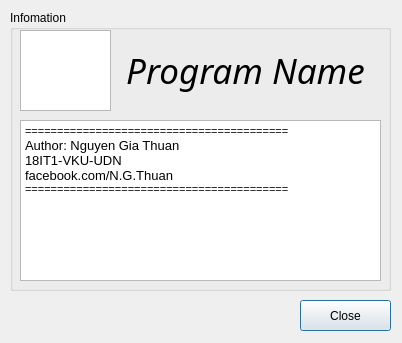
<?xml version="1.0" encoding="UTF-8"?>
<ui version="4.0">
 <class>Dialog_About</class>
 <widget class="QDialog" name="Dialog_About">
  <property name="geometry">
   <rect>
    <x>0</x>
    <y>0</y>
    <width>402</width>
    <height>343</height>
   </rect>
  </property>
  <property name="windowTitle">
   <string>Dialog</string>
  </property>
  <widget class="QPushButton" name="pushButton_Close">
   <property name="geometry">
    <rect>
     <x>300</x>
     <y>300</y>
     <width>91</width>
     <height>31</height>
    </rect>
   </property>
   <property name="text">
    <string>Close</string>
   </property>
  </widget>
  <widget class="QGroupBox" name="groupBox">
   <property name="geometry">
    <rect>
     <x>10</x>
     <y>10</y>
     <width>381</width>
     <height>281</height>
    </rect>
   </property>
   <property name="title">
    <string>Infomation</string>
   </property>
   <widget class="QTextEdit" name="textEdit">
    <property name="geometry">
     <rect>
      <x>10</x>
      <y>110</y>
      <width>361</width>
      <height>161</height>
     </rect>
    </property>
    <property name="readOnly">
     <bool>true</bool>
    </property>
    <property name="html">
     <string>&lt;!DOCTYPE HTML PUBLIC &quot;-//W3C//DTD HTML 4.0//EN&quot; &quot;http://www.w3.org/TR/REC-html40/strict.dtd&quot;&gt;
&lt;html&gt;&lt;head&gt;&lt;meta name=&quot;qrichtext&quot; content=&quot;1&quot; /&gt;&lt;style type=&quot;text/css&quot;&gt;
p, li { white-space: pre-wrap; }
&lt;/style&gt;&lt;/head&gt;&lt;body style=&quot; font-family:'MS Shell Dlg 2'; font-size:8.25pt; font-weight:400; font-style:normal;&quot;&gt;
&lt;p style=&quot; margin-top:0px; margin-bottom:0px; margin-left:0px; margin-right:0px; -qt-block-indent:0; text-indent:0px;&quot;&gt;&lt;span style=&quot; font-size:8pt;&quot;&gt;=========================================&lt;/span&gt;&lt;/p&gt;
&lt;p style=&quot; margin-top:0px; margin-bottom:0px; margin-left:0px; margin-right:0px; -qt-block-indent:0; text-indent:0px;&quot;&gt;&lt;span style=&quot; font-size:10pt;&quot;&gt;Author: Nguyen Gia Thuan&lt;/span&gt;&lt;/p&gt;
&lt;p style=&quot; margin-top:0px; margin-bottom:0px; margin-left:0px; margin-right:0px; -qt-block-indent:0; text-indent:0px;&quot;&gt;&lt;span style=&quot; font-size:10pt;&quot;&gt;18IT1-VKU-UDN&lt;/span&gt;&lt;/p&gt;
&lt;p style=&quot; margin-top:0px; margin-bottom:0px; margin-left:0px; margin-right:0px; -qt-block-indent:0; text-indent:0px;&quot;&gt;&lt;span style=&quot; font-size:10pt;&quot;&gt;facebook.com/N.G.Thuan&lt;/span&gt;&lt;/p&gt;
&lt;p style=&quot; margin-top:0px; margin-bottom:0px; margin-left:0px; margin-right:0px; -qt-block-indent:0; text-indent:0px;&quot;&gt;&lt;span style=&quot; font-size:8pt;&quot;&gt;=========================================&lt;/span&gt;&lt;/p&gt;&lt;/body&gt;&lt;/html&gt;</string>
    </property>
   </widget>
   <widget class="QLabel" name="label">
    <property name="geometry">
     <rect>
      <x>110</x>
      <y>20</y>
      <width>251</width>
      <height>81</height>
     </rect>
    </property>
    <property name="font">
     <font>
      <family>Harlow Solid Italic</family>
      <pointsize>26</pointsize>
      <weight>50</weight>
      <italic>true</italic>
      <bold>false</bold>
      <strikeout>false</strikeout>
     </font>
    </property>
    <property name="text">
     <string>Program Name</string>
    </property>
    <property name="alignment">
     <set>Qt::AlignCenter</set>
    </property>
   </widget>
   <widget class="QTextEdit" name="textEdit_2">
    <property name="geometry">
     <rect>
      <x>10</x>
      <y>20</y>
      <width>91</width>
      <height>81</height>
     </rect>
    </property>
    <property name="readOnly">
     <bool>true</bool>
    </property>
    <property name="html">
     <string>&lt;!DOCTYPE HTML PUBLIC &quot;-//W3C//DTD HTML 4.0//EN&quot; &quot;http://www.w3.org/TR/REC-html40/strict.dtd&quot;&gt;
&lt;html&gt;&lt;head&gt;&lt;meta name=&quot;qrichtext&quot; content=&quot;1&quot; /&gt;&lt;style type=&quot;text/css&quot;&gt;
p, li { white-space: pre-wrap; }
&lt;/style&gt;&lt;/head&gt;&lt;body style=&quot; font-family:'MS Shell Dlg 2'; font-size:8.25pt; font-weight:400; font-style:normal;&quot;&gt;
&lt;p style=&quot; margin-top:0px; margin-bottom:0px; margin-left:0px; margin-right:0px; -qt-block-indent:0; text-indent:0px;&quot;&gt;&lt;span style=&quot; font-size:8pt;&quot;&gt;   &lt;/span&gt;&lt;img src=&quot;:/image/resource/icon_1.png&quot; /&gt;&lt;/p&gt;&lt;/body&gt;&lt;/html&gt;</string>
    </property>
   </widget>
  </widget>
 </widget>
 <resources>
  <include location="Resource.qrc"/>
 </resources>
 <connections>
  <connection>
   <sender>pushButton_Close</sender>
   <signal>clicked()</signal>
   <receiver>Dialog_About</receiver>
   <slot>close()</slot>
   <hints>
    <hint type="sourcelabel">
     <x>187</x>
     <y>261</y>
    </hint>
    <hint type="destinationlabel">
     <x>199</x>
     <y>149</y>
    </hint>
   </hints>
  </connection>
 </connections>
</ui>
